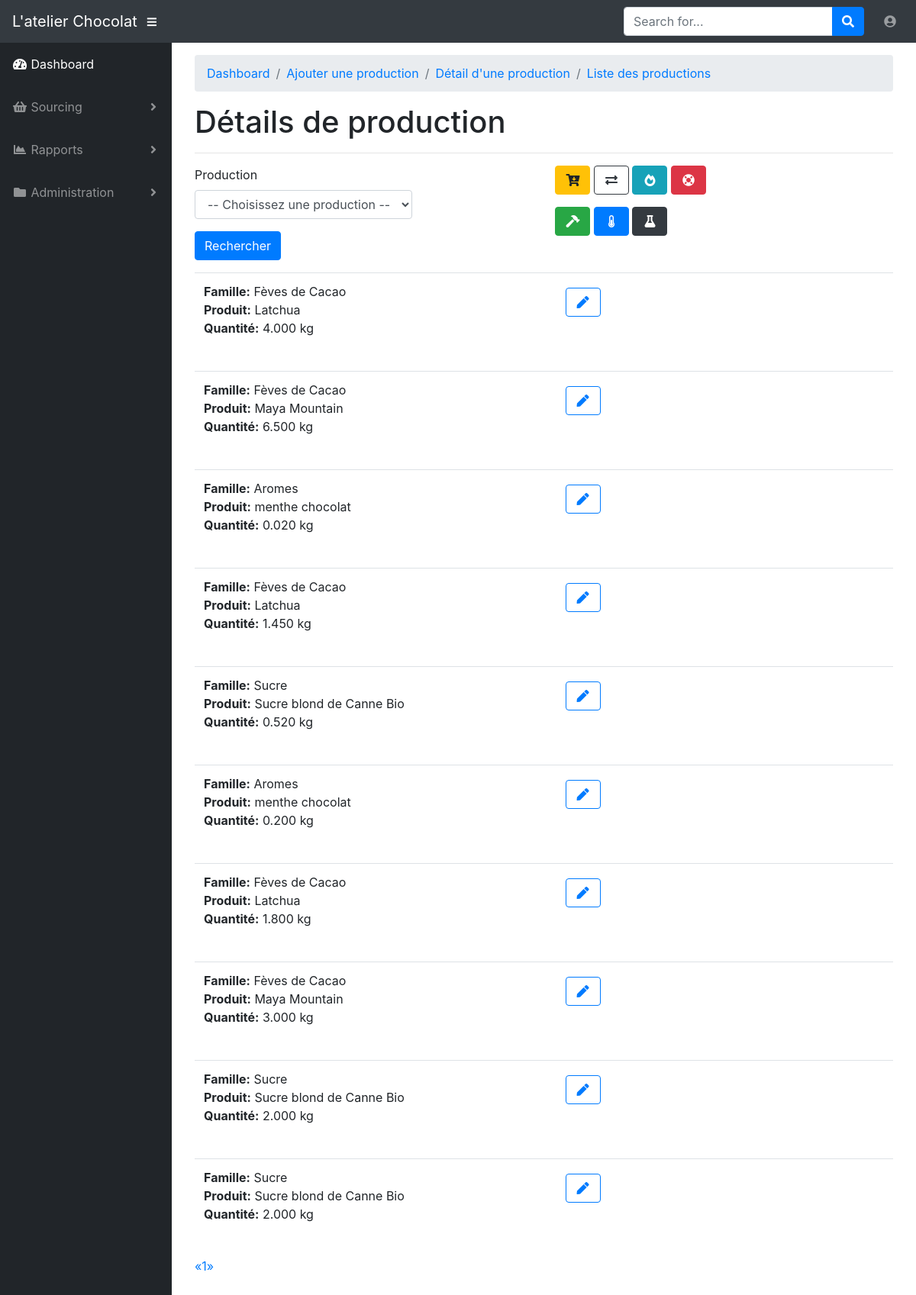
Screenshot of /select_production_item (signed in) with the database file from the repository.
### app/models.py (models this page shows, shortened)
class ProductionItem(db.Model):
    id = db.Column(db.Integer, primary_key=True)
    production_id = db.Column(db.Integer, db.ForeignKey('production.id'))
    product_family_id = db.Column(db.Integer, db.ForeignKey('product_family.id'))
    product_id = db.Column(db.Integer, db.ForeignKey('product.id'))
    quantity = db.Column(db.DECIMAL(6, 3))

class ProductFamily(db.Model):
    id = db.Column(db.Integer, primary_key=True)
    name = db.Column(db.String(64), index=True, unique=True)
    icon = db.Column(db.String(32))
    products = db.relationship('Product', backref='product_product', lazy='dynamic')
    production_items = db.relationship('ProductionItem', backref='product_family_production_item', lazy='dynamic')

class Product(db.Model):
    id = db.Column(db.Integer, primary_key=True)
    name = db.Column(db.String(4), index=True, unique=True)
    origin = db.Column(db.String(32), index=True)
    organic = db.Column(db.Boolean())
    fair_trade = db.Column(db.Boolean())
    crop = db.Column(db.Integer)
    comment = db.Column(db.Text())
    colour = db.Column(db.String(16))
    product_family_id = db.Column(db.Integer, db.ForeignKey('product_family.id'))
    production_items = db.relationship('ProductionItem', backref='product_production_item', lazy='dynamic')

### app/productions/routes.py (the view)
@bp.route('/select_production_item', methods=['GET', 'POST'])
@login_required
def select_production_item():
    production_item_search = ProductionItem.query.order_by(ProductionItem.production_id.asc(),
                                                           ProductionItem.product_family_id.asc())
    form = SelectProductionForm()
    if form.validate_on_submit():
        production = form.production_id.data
        production_item_search = production_item_search.filter(ProductionItem.production_id == production.id)
    page = request.args.get('page', 1, type=int)
    pagination = production_item_search.paginate(page, 10, False)
    production_items = pagination.items
    return render_template('productions/select_production_item.html', title='Afficher une production',
                           production_items=production_items, pagination=pagination, form=form)

### app/productions/forms.py
class SelectProductionForm(FlaskForm):
    production_id = QuerySelectField('Production', validators=[DataRequired()],
                                     query_factory=get_productions,
                                     allow_blank=True,
                                     get_label='id',
                                     blank_text=u'-- Choisissez une production --')
    submit = SubmitField('Rechercher')

### app/models.py (called while the page is built)
@login.user_loader
def load_user(id):
    return User.query.get(int(id))

### app/productions/forms.py (called while the page is built)
def get_productions():
    return Production.query.order_by(Production.id)

### app/productions/routes.py (called while the page is built)
@bp.before_request
def before_request():
    g.locale = str(get_locale())

### app/templates/productions/select_production_item.html (shortened to what this page needs)
{% extends "base.html" %}
{% import 'bootstrap/wtf.html' as wtf %}
{% import "_macros.html" as macros %}
{% block app_content %}
<div id="wrapper">
    <div id="content-wrapper">
        <div class="container-fluid">
            <ol class="breadcrumb">
                <li class="breadcrumb-item active"><a href="{{ url_for('main.index') }}">Dashboard</a></li>
                <li class="breadcrumb-item active"><a href="{{ url_for('productions.add_production') }}">Ajouter une production</a></li>
                <li class="breadcrumb-item active"><a href="{{ url_for('productions.select_production_item') }}">Détail d'une production</a></li>
                <li class="breadcrumb-item active"><a href="{{ url_for('productions.list_of_productions') }}">Liste des productions</a></li>
            </ol>
            <h1>Détails de production </h1>
            <hr>
            <table class="table table-hover">
                <tr>
                    <div class="row">
                        <div class="col-sm-4">
                            {{ wtf.quick_form(form, button_map={'submit' : 'primary'}) }}
                        </div>
                        <div class="col-sm-2"></div>
                        <div class="col-sm-4">
                            <a href="{{ url_for('productions.add_production_item') }}"><button type="submit" class="btn btn-warning"><i class="fas fa-fw fa-cart-arrow-down"></i></button></a>
                            <a href="{{ url_for('productions.select_production_item', id=id) }}"><button type="submit" class="btn btn-outline-dark"><i class="fas fa-fw fa-exchange-alt"></i></button></a>
                            <a href="{{ url_for('productions.select_production_item', id=id) }}"><button type="submit" class="btn btn-info"><i class="fas fa-fw fa-fire-alt"></i></button></a>
                            <a href="{{ url_for('productions.select_production_item', id=id) }}"><button type="submit" class="btn btn-danger"><i class="fas fa-fw fa-life-ring"></i></button></a>
                            <a href="{{ url_for('productions.select_production_item', id=id) }}"><button type="submit" class="btn btn-success"><i class="fas fa-fw fa-hammer"></i></button></a>
                            <a href="{{ url_for('productions.select_production_item', id=id) }}"><button type="submit" class="btn btn-primary"><i class="fas fa-fw fa-thermometer-half"></i></button></a>
                            <a href="{{ url_for('productions.select_production_item', id=id) }}"><button type="submit" class="btn btn-dark"><i class="fas fa-fw fa-flask"></i></button></a>
                        </div>
                    </div>
                </tr>
                <tr>
                    <div class="col-sm-6">
                        <div class="pagination">
                            {% for production_item in production_items %}
                                {% include 'productions/_production_item.html' %}
                            {% endfor %}
                        {{ macros.pagination_widget(pagination, 'productions.select_production_item', id=id) }}
                        </div>
                    </div>
                </tr>
            </table>
        </div>
    </div>
</div>
{% endblock %}

### app/templates/productions/_production_item.html
<table class="table table-hover">
    <tr>
        <td>
            <div class="row">
                <div class="col-sm-6">
                    <p><b>Famille:</b> {{ production_item.product_family_production_item.name }}<br>
                    <b>Produit:</b> {{ production_item.product_production_item.name }}<br>
                    <b>Quantité:</b> {{ production_item.quantity }} kg</p>
                </div>
                <div class="col-sm-2">
                    <div class="btn btn-group">
                        <a href="{{ url_for('productions.edit_production_item', id=production_item.id) }}"><button class="btn btn-outline-primary"><i class="fas fa-fw fa-pen"></i></button></a>
                    </div>
                </div>
            </div>
        </td>
    </tr>
</table>

### rows the page displays
ProductionItem: product_family_production_item.name "Fèves de Cacao", product_production_item.name "Latchua", quantity "4.000"
ProductionItem: product_family_production_item.name "Fèves de Cacao", product_production_item.name "Maya Mountain", quantity "6.500"
ProductionItem: product_family_production_item.name "Aromes", product_production_item.name "menthe chocolat", quantity "0.020"
ProductionItem: product_family_production_item.name "Fèves de Cacao", product_production_item.name "Latchua", quantity "1.450"
ProductionItem: product_family_production_item.name "Sucre", product_production_item.name "Sucre blond de Canne Bio", quantity "0.520"
ProductionItem: product_family_production_item.name "Aromes", product_production_item.name "menthe chocolat", quantity "0.200"
ProductionItem: product_family_production_item.name "Fèves de Cacao", product_production_item.name "Latchua", quantity "1.800"
ProductionItem: product_family_production_item.name "Fèves de Cacao", product_production_item.name "Maya Mountain", quantity "3.000"
ProductionItem: product_family_production_item.name "Sucre", product_production_item.name "Sucre blond de Canne Bio", quantity "2.000"
ProductionItem: product_family_production_item.name "Sucre", product_production_item.name "Sucre blond de Canne Bio", quantity "2.000"

### other values shown
{{ p }} "1"
